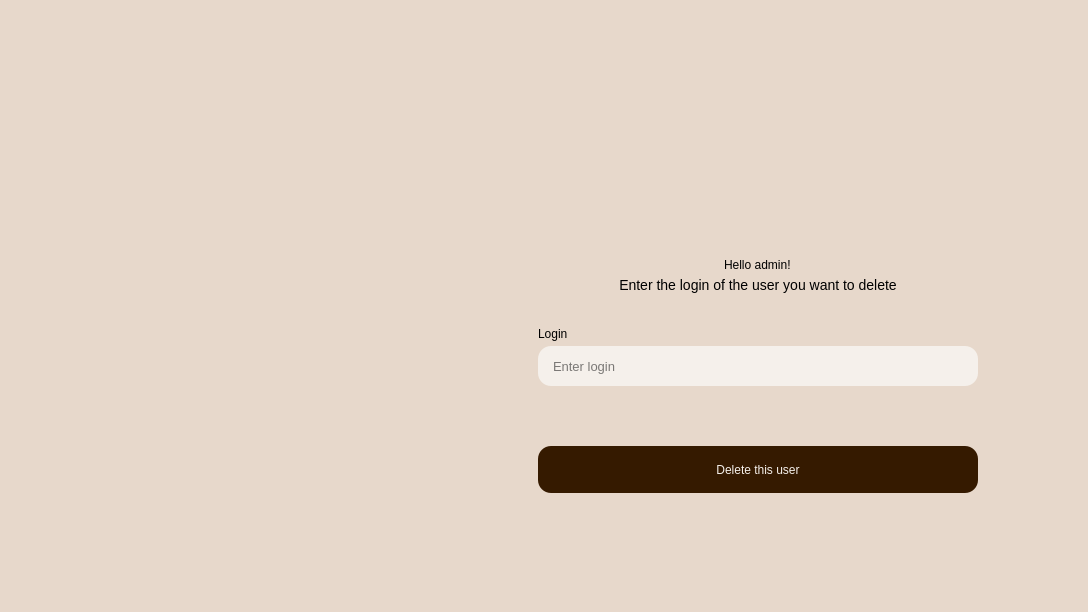
<?xml version="1.0" encoding="UTF-8"?>
<ui version="4.0">
 <class>AdminWindow</class>
 <widget class="QMainWindow" name="AdminWindow">
  <property name="geometry">
   <rect>
    <x>0</x>
    <y>0</y>
    <width>1088</width>
    <height>612</height>
   </rect>
  </property>
  <property name="sizePolicy">
   <sizepolicy hsizetype="Fixed" vsizetype="Fixed">
    <horstretch>0</horstretch>
    <verstretch>0</verstretch>
   </sizepolicy>
  </property>
  <property name="minimumSize">
   <size>
    <width>1088</width>
    <height>612</height>
   </size>
  </property>
  <property name="maximumSize">
   <size>
    <width>1088</width>
    <height>612</height>
   </size>
  </property>
  <property name="windowTitle">
   <string>Authorization</string>
  </property>
  <property name="styleSheet">
   <string notr="true">background-color: #E7D8CB;
color: #000000;</string>
  </property>
  <widget class="QWidget" name="Window">
   <layout class="QHBoxLayout" name="horizontalLayout">
    <property name="spacing">
     <number>0</number>
    </property>
    <property name="leftMargin">
     <number>30</number>
    </property>
    <property name="topMargin">
     <number>30</number>
    </property>
    <property name="rightMargin">
     <number>0</number>
    </property>
    <property name="bottomMargin">
     <number>30</number>
    </property>
    <item>
     <widget class="QWidget" name="Photo" native="true">
      <property name="sizePolicy">
       <sizepolicy hsizetype="Preferred" vsizetype="Preferred">
        <horstretch>0</horstretch>
        <verstretch>0</verstretch>
       </sizepolicy>
      </property>
      <property name="minimumSize">
       <size>
        <width>0</width>
        <height>0</height>
       </size>
      </property>
      <property name="maximumSize">
       <size>
        <width>8000</width>
        <height>8000</height>
       </size>
      </property>
      <property name="baseSize">
       <size>
        <width>0</width>
        <height>0</height>
       </size>
      </property>
      <layout class="QHBoxLayout" name="horizontalLayout_2">
       <property name="spacing">
        <number>0</number>
       </property>
       <property name="leftMargin">
        <number>0</number>
       </property>
       <property name="topMargin">
        <number>0</number>
       </property>
       <property name="rightMargin">
        <number>0</number>
       </property>
       <property name="bottomMargin">
        <number>0</number>
       </property>
       <item>
        <widget class="QWidget" name="widget" native="true">
         <property name="sizePolicy">
          <sizepolicy hsizetype="Fixed" vsizetype="Fixed">
           <horstretch>0</horstretch>
           <verstretch>0</verstretch>
          </sizepolicy>
         </property>
         <property name="minimumSize">
          <size>
           <width>380</width>
           <height>510</height>
          </size>
         </property>
         <property name="styleSheet">
          <string notr="true">border-image: url(:/resources/resources/Welcome_photo.png) 0 stretch cover;</string>
         </property>
        </widget>
       </item>
      </layout>
     </widget>
    </item>
    <item>
     <widget class="QWidget" name="LoginForm" native="true">
      <property name="sizePolicy">
       <sizepolicy hsizetype="Fixed" vsizetype="Preferred">
        <horstretch>0</horstretch>
        <verstretch>0</verstretch>
       </sizepolicy>
      </property>
      <property name="minimumSize">
       <size>
        <width>660</width>
        <height>0</height>
       </size>
      </property>
      <property name="maximumSize">
       <size>
        <width>660</width>
        <height>16777215</height>
       </size>
      </property>
      <property name="baseSize">
       <size>
        <width>0</width>
        <height>0</height>
       </size>
      </property>
      <property name="toolTip">
       <string extracomment="Enter your email"/>
      </property>
      <property name="styleSheet">
       <string notr="true"/>
      </property>
      <layout class="QVBoxLayout" name="verticalLayout">
       <property name="spacing">
        <number>0</number>
       </property>
       <property name="leftMargin">
        <number>110</number>
       </property>
       <property name="topMargin">
        <number>0</number>
       </property>
       <property name="rightMargin">
        <number>110</number>
       </property>
       <property name="bottomMargin">
        <number>0</number>
       </property>
       <item>
        <spacer name="LoginForm_verticalSpacer">
         <property name="orientation">
          <enum>Qt::Vertical</enum>
         </property>
         <property name="sizeHint" stdset="0">
          <size>
           <width>20</width>
           <height>40</height>
          </size>
         </property>
        </spacer>
       </item>
       <item alignment="Qt::AlignHCenter">
        <widget class="QLabel" name="Logo">
         <property name="sizePolicy">
          <sizepolicy hsizetype="Fixed" vsizetype="Fixed">
           <horstretch>0</horstretch>
           <verstretch>0</verstretch>
          </sizepolicy>
         </property>
         <property name="minimumSize">
          <size>
           <width>140</width>
           <height>140</height>
          </size>
         </property>
         <property name="styleSheet">
          <string notr="true">border-image: url(:/resources/resources/MainLogo.png) 0 stretch stretch;</string>
         </property>
         <property name="text">
          <string/>
         </property>
         <property name="alignment">
          <set>Qt::AlignCenter</set>
         </property>
        </widget>
       </item>
       <item>
        <spacer name="verticalSpacer">
         <property name="orientation">
          <enum>Qt::Vertical</enum>
         </property>
         <property name="sizeType">
          <enum>QSizePolicy::Fixed</enum>
         </property>
         <property name="sizeHint" stdset="0">
          <size>
           <width>20</width>
           <height>14</height>
          </size>
         </property>
        </spacer>
       </item>
       <item alignment="Qt::AlignHCenter|Qt::AlignVCenter">
        <widget class="QLabel" name="HeadingText">
         <property name="sizePolicy">
          <sizepolicy hsizetype="Fixed" vsizetype="Preferred">
           <horstretch>0</horstretch>
           <verstretch>0</verstretch>
          </sizepolicy>
         </property>
         <property name="styleSheet">
          <string notr="true">font: 800 38px;</string>
         </property>
         <property name="text">
          <string>Hello admin!</string>
         </property>
        </widget>
       </item>
       <item>
        <spacer name="verticalSpacer_2">
         <property name="orientation">
          <enum>Qt::Vertical</enum>
         </property>
         <property name="sizeType">
          <enum>QSizePolicy::Fixed</enum>
         </property>
         <property name="sizeHint" stdset="0">
          <size>
           <width>20</width>
           <height>5</height>
          </size>
         </property>
        </spacer>
       </item>
       <item>
        <widget class="QLabel" name="HeadingSubtext">
         <property name="styleSheet">
          <string notr="true">font: 200 14px;</string>
         </property>
         <property name="text">
          <string>Enter the login of the user you want to delete</string>
         </property>
         <property name="alignment">
          <set>Qt::AlignCenter</set>
         </property>
        </widget>
       </item>
       <item>
        <spacer name="verticalSpacer_3">
         <property name="orientation">
          <enum>Qt::Vertical</enum>
         </property>
         <property name="sizeType">
          <enum>QSizePolicy::Fixed</enum>
         </property>
         <property name="sizeHint" stdset="0">
          <size>
           <width>20</width>
           <height>34</height>
          </size>
         </property>
        </spacer>
       </item>
       <item>
        <widget class="QLabel" name="LoginLabel">
         <property name="styleSheet">
          <string notr="true">font: 400 17pt;</string>
         </property>
         <property name="text">
          <string>Login</string>
         </property>
        </widget>
       </item>
       <item>
        <spacer name="verticalSpacer_5">
         <property name="orientation">
          <enum>Qt::Vertical</enum>
         </property>
         <property name="sizeType">
          <enum>QSizePolicy::Fixed</enum>
         </property>
         <property name="sizeHint" stdset="0">
          <size>
           <width>20</width>
           <height>5</height>
          </size>
         </property>
        </spacer>
       </item>
       <item>
        <widget class="QLineEdit" name="login">
         <property name="minimumSize">
          <size>
           <width>0</width>
           <height>40</height>
          </size>
         </property>
         <property name="toolTip">
          <string/>
         </property>
         <property name="statusTip">
          <string/>
         </property>
         <property name="whatsThis">
          <string/>
         </property>
         <property name="accessibleName">
          <string/>
         </property>
         <property name="accessibleDescription">
          <string/>
         </property>
         <property name="autoFillBackground">
          <bool>false</bool>
         </property>
         <property name="styleSheet">
          <string notr="true">font: 13px;
color: #000000;

background-color: #F5F0EB;
border-radius: 13px;
padding: 0 13px;</string>
         </property>
         <property name="inputMethodHints">
          <set>Qt::ImhHiddenText</set>
         </property>
         <property name="inputMask">
          <string/>
         </property>
         <property name="text">
          <string/>
         </property>
         <property name="cursorPosition">
          <number>0</number>
         </property>
         <property name="placeholderText">
          <string>Enter login</string>
         </property>
        </widget>
       </item>
       <item>
        <spacer name="verticalSpacer_4">
         <property name="orientation">
          <enum>Qt::Vertical</enum>
         </property>
         <property name="sizeType">
          <enum>QSizePolicy::Fixed</enum>
         </property>
         <property name="sizeHint" stdset="0">
          <size>
           <width>20</width>
           <height>34</height>
          </size>
         </property>
        </spacer>
       </item>
       <item>
        <spacer name="verticalSpacer_6">
         <property name="orientation">
          <enum>Qt::Vertical</enum>
         </property>
         <property name="sizeType">
          <enum>QSizePolicy::Fixed</enum>
         </property>
         <property name="sizeHint" stdset="0">
          <size>
           <width>20</width>
           <height>5</height>
          </size>
         </property>
        </spacer>
       </item>
       <item>
        <spacer name="verticalSpacer_7">
         <property name="orientation">
          <enum>Qt::Vertical</enum>
         </property>
         <property name="sizeType">
          <enum>QSizePolicy::Fixed</enum>
         </property>
         <property name="sizeHint" stdset="0">
          <size>
           <width>20</width>
           <height>21</height>
          </size>
         </property>
        </spacer>
       </item>
       <item>
        <widget class="QPushButton" name="SingInButton">
         <property name="minimumSize">
          <size>
           <width>0</width>
           <height>47</height>
          </size>
         </property>
         <property name="cursor">
          <cursorShape>PointingHandCursor</cursorShape>
         </property>
         <property name="styleSheet">
          <string notr="true">font: 700 18px;
color: #F5F0EB;

background-color: #351A00;
border-radius: 13px;</string>
         </property>
         <property name="text">
          <string>Delete this user</string>
         </property>
        </widget>
       </item>
       <item>
        <spacer name="verticalSpacer_8">
         <property name="orientation">
          <enum>Qt::Vertical</enum>
         </property>
         <property name="sizeType">
          <enum>QSizePolicy::Fixed</enum>
         </property>
         <property name="sizeHint" stdset="0">
          <size>
           <width>20</width>
           <height>15</height>
          </size>
         </property>
        </spacer>
       </item>
       <item>
        <spacer name="verticalSpacer_9">
         <property name="orientation">
          <enum>Qt::Vertical</enum>
         </property>
         <property name="sizeType">
          <enum>QSizePolicy::Expanding</enum>
         </property>
         <property name="sizeHint" stdset="0">
          <size>
           <width>20</width>
           <height>40</height>
          </size>
         </property>
        </spacer>
       </item>
      </layout>
     </widget>
    </item>
   </layout>
  </widget>
 </widget>
 <resources/>
 <connections/>
</ui>
